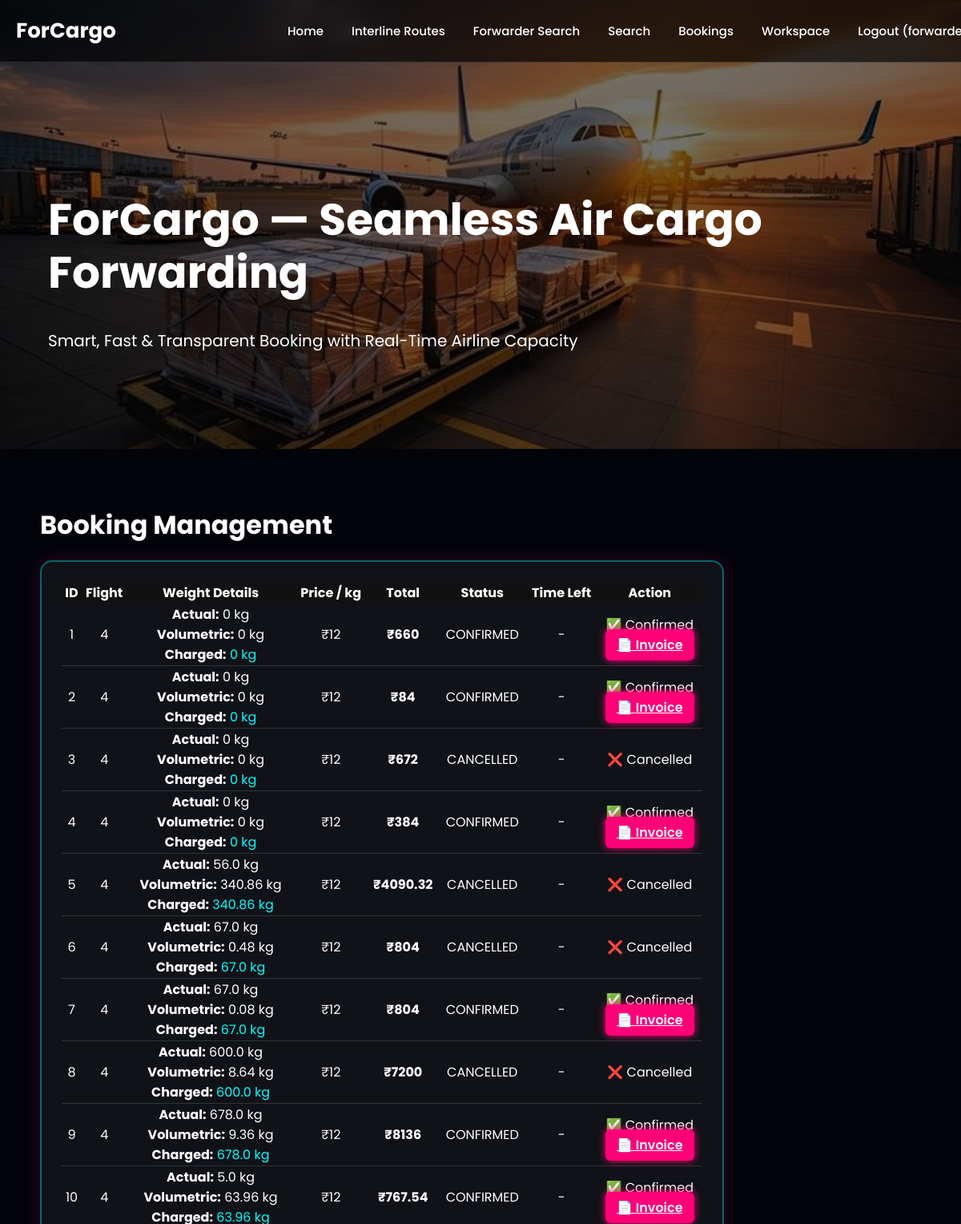
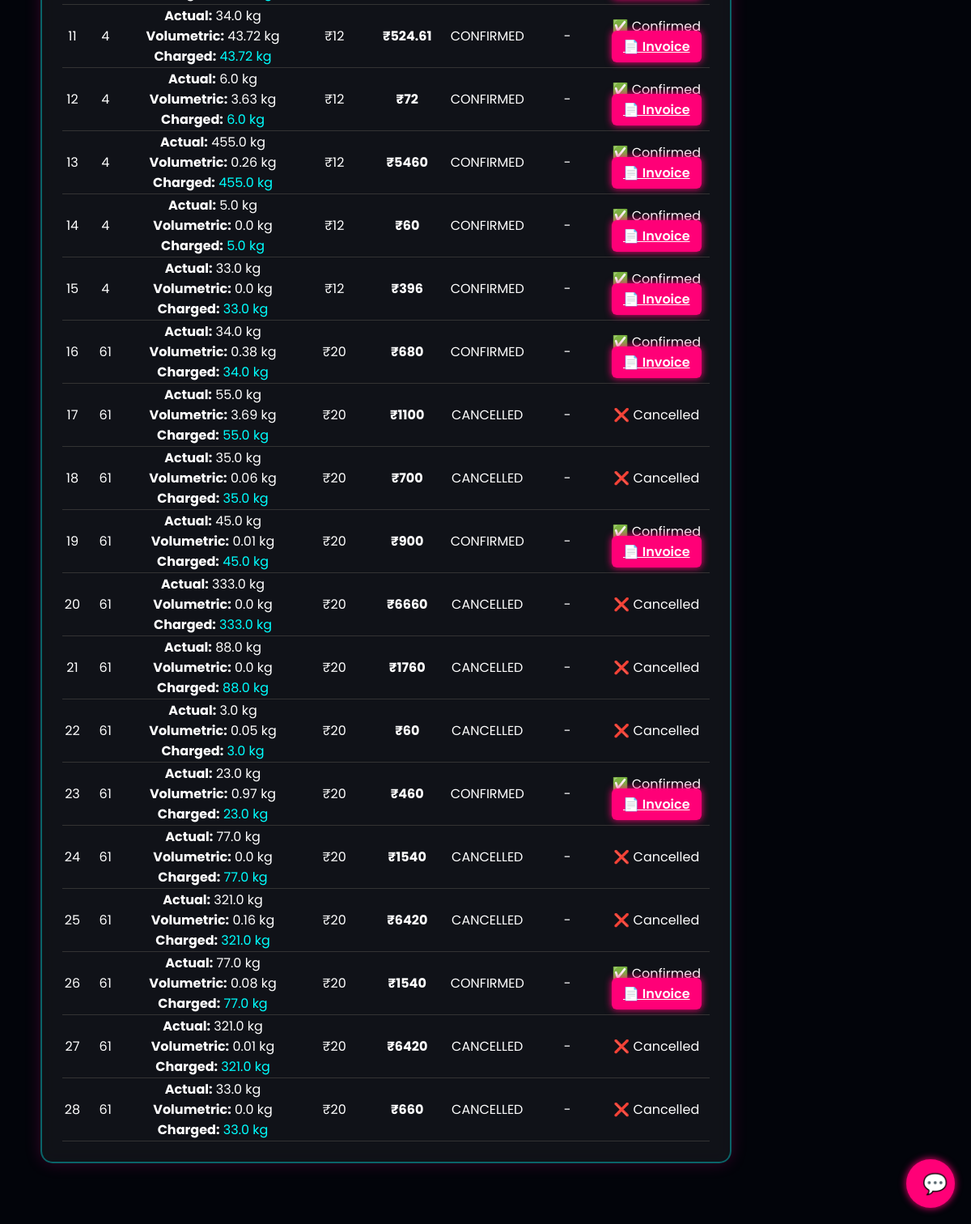
The app's page /bookings (signed in) with its own data (2 pictures, top to bottom).
### tables this page shows
CREATE TABLE bookings (
            id INTEGER PRIMARY KEY AUTOINCREMENT,
            user_id INTEGER,
            flight_id INTEGER,
            weight INTEGER,
            status TEXT,
            expires_at INTEGER,
            price INTEGER,
            total INTEGER,
            payment_status TEXT DEFAULT 'UNPAID'
        , actual_weight REAL, volumetric_weight REAL, chargeable_weight REAL, length REAL, width REAL, height REAL, confirmed_at INTEGER, penalty_paid REAL DEFAULT 0);

### app.py (the view)
@app.route("/bookings")
def bookings_view():
    if not is_logged_in():
        return redirect("/login")
    db = get_db()
    import time
    now = int(time.time())
    expired = db.execute(
        "SELECT * FROM bookings WHERE status='HOLD' AND expires_at < ?",
        (now,)
    ).fetchall()
    for b in expired:
        flight = db.execute("SELECT * FROM flights WHERE id=?", (b["flight_id"],)).fetchone()
        restored = flight["capacity"] + b["weight"]
        db.execute("UPDATE flights SET capacity=? WHERE id=?", (restored, b["flight_id"]))
        db.execute("UPDATE bookings SET status='CANCELLED' WHERE id=?", (b["id"],))
    db.commit()
    bookings = db.execute("SELECT * FROM bookings").fetchall()
    return render_template("booking_management.html", bookings=bookings)

### app.py (called while the page is built)
def is_logged_in():
    return "user_id" in session

### database.py (called while the page is built)
def get_db():
    db = getattr(g, "_database", None)
    if db is None:
        db = g._database = sqlite3.connect(DATABASE)
        db.row_factory = sqlite3.Row
    return db

### templates/booking_management.html (shortened to what this page needs)
{% extends "base.html" %}
{% block content %}
<h1 class="page-title">Booking Management</h1>
<div class="neon-box">
<table id="bookingTable" style="width:100%; color:white; border-collapse: collapse;">
    <tr style="background:#111;">
        <th>ID</th>
        <th>Flight</th>
        <th>Weight Details</th>
        <th>Price / kg</th>
        <th>Total</th>
        <th>Status</th>
        <th>Time Left</th>
        <th>Action</th>
    </tr>
{% for b in bookings %}
<tr data-id="{{ b['id'] }}"
    data-status="{{ b['status'] }}"
    data-expires="{{ b['expires_at'] or 0 }}"
    style="border-bottom:1px solid #333; text-align:center;">
    <td>{{ b['id'] }}</td>
    <td>{{ b['flight_id'] }}</td>
    <td>
        <b>Actual:</b> {{ b['actual_weight'] or 0 }} kg<br>
        <b>Volumetric:</b> {{ (b['volumetric_weight'] or 0)|round(2) }} kg<br>
        <b>Charged:</b>
        <span style="color:#0ff;">
            {{ (b['chargeable_weight'] or 0)|round(2) }} kg
        </span>
    </td>
    <td>₹{{ b['price'] }}</td>
    <td>
        <b>₹{{ (b['total'] or 0)|round(2) }}</b>
    </td>
    <td class="statusCell">
        {{ b['status'] }}
    </td>
    <td class="timerCell">
        {% if b['status'] == 'HOLD' %}
            <span class="timer">--</span>
        {% else %}
            -
        {% endif %}
    </td>
    <td class="actionCell">
        {% if b['status'] == 'HOLD' %}
            <form method="POST" action="/confirm_booking">
                <input type="hidden" name="id" value="{{ b['id'] }}">
                <button class="neon-btn">✅ Confirm</button>
            </form>
        {% elif b['status'] == 'CONFIRMED' %}
            ✅ Confirmed <br>
            <a href="/download_invoice/{{ b['id'] }}" class="neon-btn">
                📄 Invoice
            </a>
        {% else %}
            ❌ Cancelled
        {% endif %}
    </td>
</tr>
{% endfor %}
</table>
</div>
{% endblock %}

### static/styles.css (style rules this page uses)
body { margin: 0; font-family: "Poppins", sans-serif; background: #0c0c0c; color: #fff; }
body { background: radial-gradient(circle at top, #0a0f24, #000); background-size: 400% 400%; animation: bgMove 12s ease infinite; color: white; font-family: 'Poppins', sans-serif; }
.neon-box { width: 800px; padding: 25px; margin-bottom: 40px; border-radius: 20px; background: rgba(255, 255, 255, 0.04); backdrop-filter: blur(15px); border: 2px solid rgba(0, 255, 255, 0.35); box-shadow: 0 0 20px rgba(0,255,255,0.25), 0 0 40px rgba(255,0,200,0.25); }
body { background: #02040a; color: white; font-family: 'Poppins', sans-serif; margin: 0; padding: 0; }
.neon-box { background: rgba(255,255,255,0.06); border-radius: 15px; padding: 25px; margin-bottom: 25px; backdrop-filter: blur(10px); box-shadow: 0 0 20px rgba(255, 0, 150, 0.2); }
.page-title { font-size: 32px; font-weight: 700; margin-bottom: 20px; }
.neon-btn { background: #ff007f; border: none; padding: 12px 25px; border-radius: 30px; color: white; font-weight: 600; cursor: pointer; transition: 0.3s; }
.neon-btn { background: #ff0080; padding: 12px 25px; color: white; border: none; border-radius: 10px; cursor: pointer; font-size: 16px; font-weight: 600; transition: 0.2s; }

### templates/booking_management.html (style rules this page uses)
.neon-btn { background:#ff0077; color:white; padding:8px 14px; border:none; border-radius:6px; cursor:pointer; box-shadow:0 0 10px #ff0077; }

### records on screen
bookings: id "1", flight_id "4", b "0", volumetric_weight "0", chargeable_weight "0", price "12", total "660", status "CONFIRMED"
bookings: id "2", flight_id "4", b "0", volumetric_weight "0", chargeable_weight "0", price "12", total "84", status "CONFIRMED"
bookings: id "3", flight_id "4", b "0", volumetric_weight "0", chargeable_weight "0", price "12", total "672", status "CANCELLED", shows "❌ Cancelled"
bookings: id "4", flight_id "4", b "0", volumetric_weight "0", chargeable_weight "0", price "12", total "384", status "CONFIRMED"
bookings: id "5", flight_id "4", actual_weight "56.0", volumetric_weight "340.86", chargeable_weight "340.86", price "12", total "4090.32", status "CANCELLED", shows "❌ Cancelled"
bookings: id "6", flight_id "4", actual_weight "67.0", volumetric_weight "0.48", chargeable_weight "67.0", price "12", total "804", status "CANCELLED", shows "❌ Cancelled"
bookings: id "7", flight_id "4", actual_weight "67.0", volumetric_weight "0.08", chargeable_weight "67.0", price "12", total "804", status "CONFIRMED"
bookings: id "8", flight_id "4", actual_weight "600.0", volumetric_weight "8.64", chargeable_weight "600.0", price "12", total "7200", status "CANCELLED", shows "❌ Cancelled"
bookings: id "9", flight_id "4", actual_weight "678.0", volumetric_weight "9.36", chargeable_weight "678.0", price "12", total "8136", status "CONFIRMED"
bookings: id "10", flight_id "4", actual_weight "5.0", volumetric_weight "63.96", chargeable_weight "63.96", price "12", total "767.54", status "CONFIRMED"
bookings: id "11", flight_id "4", actual_weight "34.0", volumetric_weight "43.72", chargeable_weight "43.72", price "12", total "524.61", status "CONFIRMED"
bookings: id "12", flight_id "4", actual_weight "6.0", volumetric_weight "3.63", chargeable_weight "6.0", price "12", total "72", status "CONFIRMED"
bookings: id "13", flight_id "4", actual_weight "455.0", volumetric_weight "0.26", chargeable_weight "455.0", price "12", total "5460", status "CONFIRMED"
bookings: id "14", flight_id "4", actual_weight "5.0", volumetric_weight "0.0", chargeable_weight "5.0", price "12", total "60", status "CONFIRMED"
bookings: id "15", flight_id "4", actual_weight "33.0", volumetric_weight "0.0", chargeable_weight "33.0", price "12", total "396", status "CONFIRMED"
bookings: id "16", flight_id "61", actual_weight "34.0", volumetric_weight "0.38", chargeable_weight "34.0", price "20", total "680", status "CONFIRMED"
bookings: id "17", flight_id "61", actual_weight "55.0", volumetric_weight "3.69", chargeable_weight "55.0", price "20", total "1100", status "CANCELLED", shows "❌ Cancelled"
bookings: id "18", flight_id "61", actual_weight "35.0", volumetric_weight "0.06", chargeable_weight "35.0", price "20", total "700", status "CANCELLED", shows "❌ Cancelled"
bookings: id "19", flight_id "61", actual_weight "45.0", volumetric_weight "0.01", chargeable_weight "45.0", price "20", total "900", status "CONFIRMED"
bookings: id "20", flight_id "61", actual_weight "333.0", volumetric_weight "0.0", chargeable_weight "333.0", price "20", total "6660", status "CANCELLED", shows "❌ Cancelled"
bookings: id "21", flight_id "61", actual_weight "88.0", volumetric_weight "0.0", chargeable_weight "88.0", price "20", total "1760", status "CANCELLED", shows "❌ Cancelled"
bookings: id "22", flight_id "61", actual_weight "3.0", volumetric_weight "0.05", chargeable_weight "3.0", price "20", total "60", status "CANCELLED", shows "❌ Cancelled"
bookings: id "23", flight_id "61", actual_weight "23.0", volumetric_weight "0.97", chargeable_weight "23.0", price "20", total "460", status "CONFIRMED"
bookings: id "24", flight_id "61", actual_weight "77.0", volumetric_weight "0.0", chargeable_weight "77.0", price "20", total "1540", status "CANCELLED", shows "❌ Cancelled"
bookings: id "25", flight_id "61", actual_weight "321.0", volumetric_weight "0.16", chargeable_weight "321.0", price "20", total "6420", status "CANCELLED", shows "❌ Cancelled"
bookings: id "26", flight_id "61", actual_weight "77.0", volumetric_weight "0.08", chargeable_weight "77.0", price "20", total "1540", status "CONFIRMED"
bookings: id "27", flight_id "61", actual_weight "321.0", volumetric_weight "0.01", chargeable_weight "321.0", price "20", total "6420", status "CANCELLED", shows "❌ Cancelled"
bookings: id "28", flight_id "61", actual_weight "33.0", volumetric_weight "0.0", chargeable_weight "33.0", price "20", total "660", status "CANCELLED", shows "❌ Cancelled"
